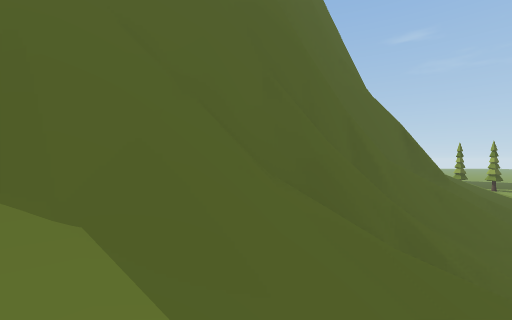
view 1 (above)

18 first-person views from a walk through a scene from a Unity 3-D project. The camera is 1.5 m above the floor, looks level and sees 90° across. Doors are open. The floor is counted in squares, 2 m on a side. Each view is taken from the middle of a square. On the plan, view 1 faces up. The plan holds only what a view shows up to about 9 squares ahead; the rest is blank. The place goes on beyond the plan. Some animated figures are not drawn.

view 2
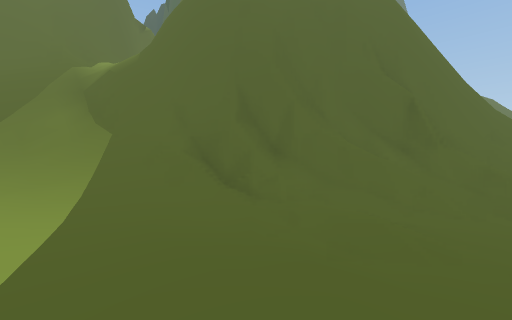

view 3
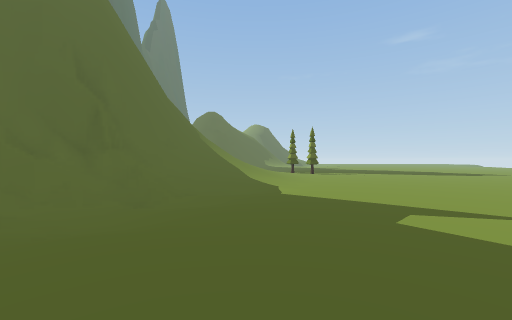

view 4
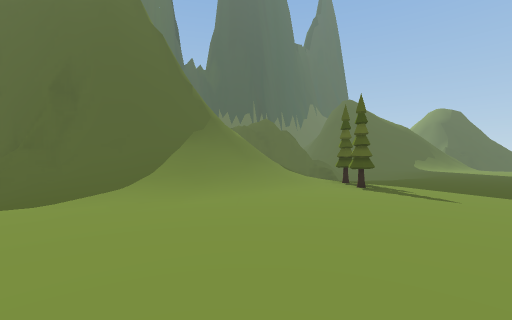

view 5
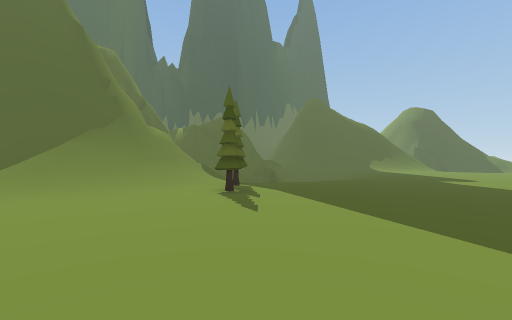

view 6
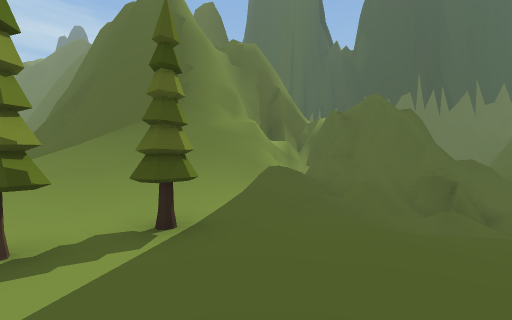

view 7
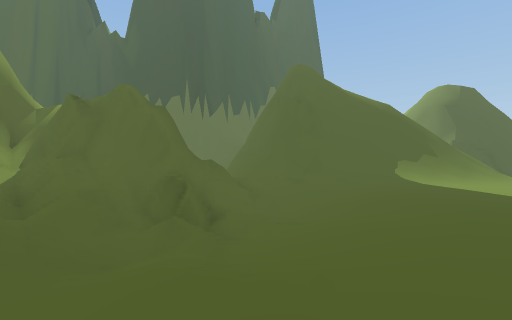

view 8
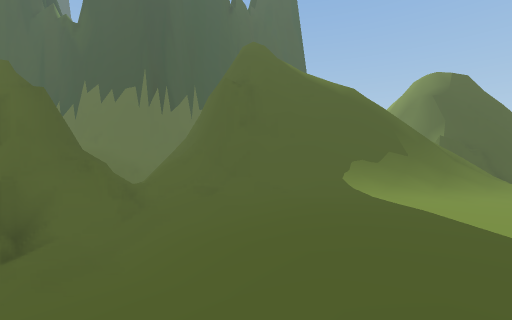

view 9
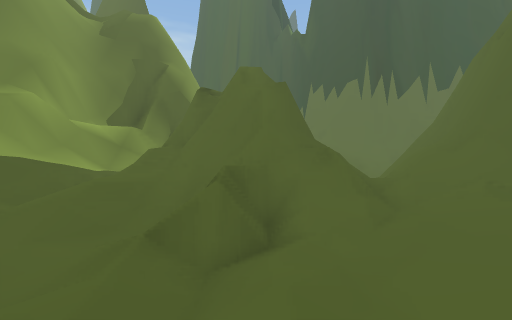

view 10
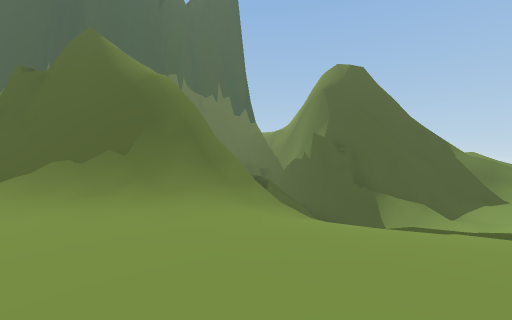

view 11
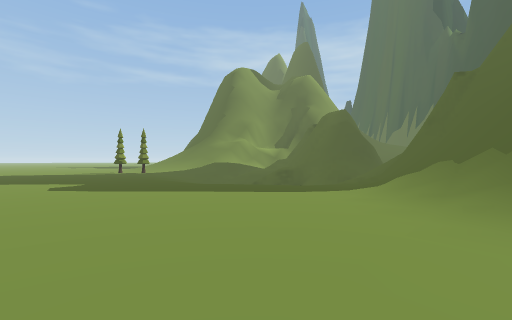

view 12
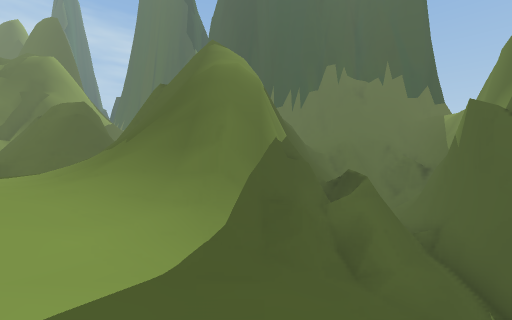

view 13
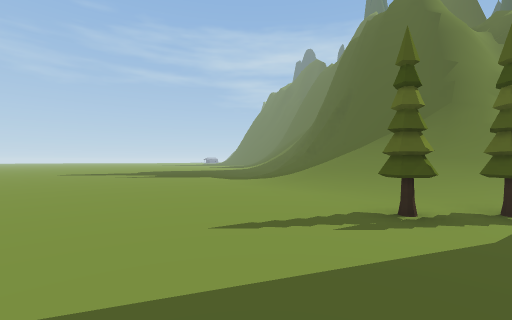

view 14
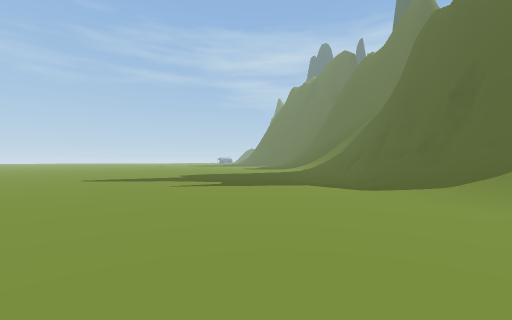

view 15
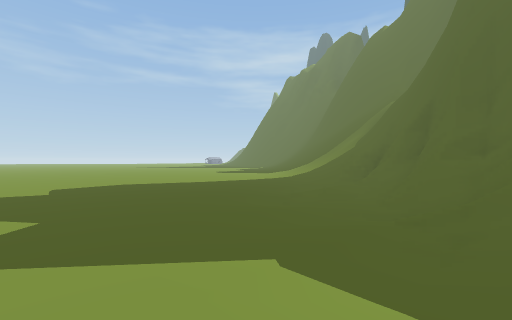

view 16
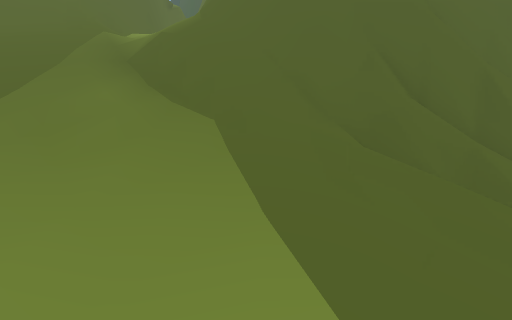

view 17
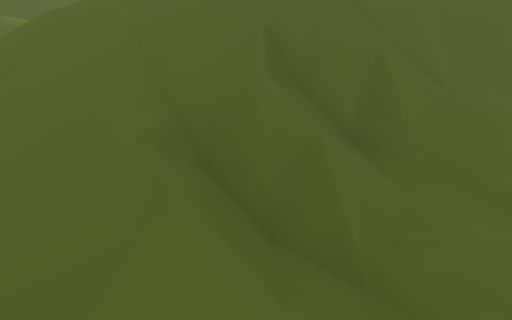

view 18
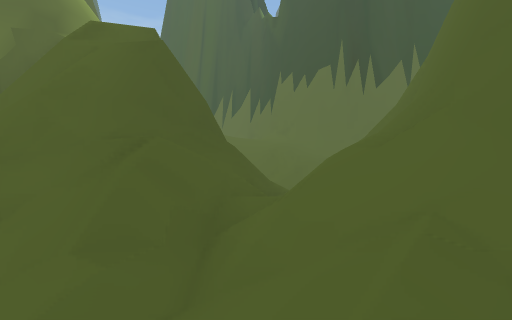

### Floor plan
Key: @ floor where view 1 was taken; # wall or solid block; . main floor; : floor 0.25 m higher than the main floor; - floor 0.5 m lower than the main floor; + floor 0.75 m higher than the main floor; _ floor 1 m lower than the main floor; < floor 1.25 m lower than the main floor; ( floor 1.75 m lower than the main floor; ! floor 3.25 m lower than the main floor; / step, stairs or slope; = window, fence, low wall or low ledge; v drop or lower ground; O other object.
Columns run from 9 left of view 1 to 17 right of it. Each row starts with its distance up from view 1.
 37                  vv### ////
 36                    v##vv=/(
 35                  vv////
 34                   ##//!!
 33                  vv##==//
 32                  vvv##///_/
 31                  /////////-
 30                 ////////...
 29               vvvv#=//.....
 28                ###///......
 27            #####/////......
 26            =/=###//........
 25            //////..........
 24           ==#//////-.......
 23           ###===////.......
 22            ####//(///......
 21             ###=#//<_-.....
 20             ##/=#///_......
 19             #=/////<_-.....
 18            ##=//////-......
 17            #////////-......
 16            ##/////_-.......
 15            ####=///........
 14              ##////.O......
 13               #////..O.....
 12               #///+........
 11               #////........
 10               #////........
  9               #////........
  8              ##///.........
  7             ##///..........
  6             #////.........
  5            ##////.........
  4          ####//---........
  3      ######=/.---.........
  2 #/////###==/..---.........
  1 #=///=##/////--...........
  0 ##///////@/:......... ....
 -1  #/////////..........  ...

Where each view was taken, in squares from view 1:
view 1: 0 up, 0 right, facing up
view 2: 1 down, 6 right, facing up-left
view 3: 1 down, 9 right, facing up
view 4: 6 up, 15 right, facing up-left
view 5: 9 up, 17 right, facing up-left
view 6: 15 up, 14 right, facing left
view 7: 17 up, 13 right, facing up-left
view 8: 21 up, 13 right, facing up-left
view 9: 21 up, 11 right, facing left
view 10: 27 up, 17 right, facing up-left
view 11: 29 up, 17 right, facing down-left
view 12: 32 up, 17 right, facing left
view 13: 14 up, 16 right, facing down-left
view 14: 9 up, 16 right, facing down-left
view 15: 6 up, 11 right, facing down-left
view 16: 1 down, 2 right, facing up-left
view 17: 1 up, 3 right, facing up-left
view 18: 24 up, 8 right, facing left
